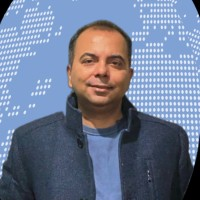
#> input picture resume/assets/images/Sudhanshu.jpeg, 200 x 200 px
$ python og_image.py
#> lines starting #> are read from the running program, lines starting #| are printed output that depends on the picture; after the words box and inside, x2 and y2 are one past the last pixel; in counts of white or black regions, pixels touching at a corner belong together
"""Generate the 1200x630 Open Graph share image for the resume.

Rendered with Pillow using system Arial (Bold/Regular) — no external deps.
Output: resume/assets/og-image.png
"""
from __future__ import annotations
from pathlib import Path
from PIL import Image, ImageDraw, ImageFont

OUT = Path(__file__).resolve().parent.parent / "assets" / "og-image.png"
AVATAR = Path(__file__).resolve().parent.parent / "assets" / "images" / "Sudhanshu.jpeg"

W, H = 1200, 630

# Terminal-theme palette matching the site
BG           = (13, 17, 23)         # #0d1117
PANEL        = (22, 27, 34)         # #161b22
PANEL_HI     = (31, 38, 48)         # #1f2630
LINE         = (48, 54, 61)         # #30363d
INK          = (230, 237, 243)      # #e6edf3
INK_MUTED    = (155, 167, 180)      # #9ba7b4
INK_SUBTLE   = (110, 118, 129)      # #6e7681
GREEN        = (126, 231, 135)      # #7ee787
BLUE         = (121, 192, 255)      # #79c0ff
NIKE_ORANGE  = (255, 133, 51)       # a warm accent for the Nike pill


def font(size: int, weight: str = "regular"):
    # Prefer Arial Bold / regular on macOS
    candidates = {
        "bold":    ["/System/Library/Fonts/Supplemental/Arial Bold.ttf"],
        "black":   ["/System/Library/Fonts/Supplemental/Arial Black.ttf"],
        "regular": ["/System/Library/Fonts/Supplemental/Arial.ttf",
                    "/System/Library/Fonts/Helvetica.ttc"],
    }.get(weight, [])
    for p in candidates:
        if Path(p).exists():
            try:
                return ImageFont.truetype(p, size)
            except OSError:
                pass
    return ImageFont.load_default()


def circular_avatar(size: int) -> Image.Image | None:
    if not AVATAR.exists():
        return None
    img = Image.open(AVATAR).convert("RGB")
    # Cover-crop to square
    w, h = img.size
    s = min(w, h)
    img = img.crop(((w - s) // 2, (h - s) // 2, (w - s) // 2 + s, (h - s) // 2 + s))
    img = img.resize((size, size), Image.LANCZOS)
    mask = Image.new("L", (size, size), 0)
    dm = ImageDraw.Draw(mask)
    dm.ellipse((0, 0, size, size), fill=255)
    out = Image.new("RGB", (size, size), BG)
    out.paste(img, (0, 0), mask=mask)
    # Wrap into RGBA with a mask so we can paste it cleanly
    rgba = out.convert("RGBA")
    rgba.putalpha(mask)
    return rgba


def rounded_rect(dr: ImageDraw.ImageDraw, xy, r, fill=None, outline=None, width=1):
    dr.rounded_rectangle(xy, radius=r, fill=fill, outline=outline, width=width)


def main():
    img = Image.new("RGB", (W, H), BG)
    dr = ImageDraw.Draw(img)

    # Subtle radial "glow" — two soft ellipses painted with alpha
    glow = Image.new("RGBA", (W, H), (0, 0, 0, 0))
#> glow: PIL image 1200x630 RGBA; every value is 0
    gd = ImageDraw.Draw(glow)
    gd.ellipse((-260, -260, 720, 640), fill=(*GREEN, 22))
    gd.ellipse((720, 200, 1560, 900),  fill=(*BLUE,  18))
    img = Image.alpha_composite(img.convert("RGBA"), glow).convert("RGB")
    dr = ImageDraw.Draw(img)

    # Outer 12px border with terminal chrome
    rounded_rect(dr, (24, 24, W-24, H-24), r=18, outline=LINE, width=1)
    # Terminal chrome dots + title
    for i, c in enumerate(((255, 95, 86), (255, 189, 46), (39, 201, 63))):
        dr.ellipse((60 + i*22, 60, 74 + i*22, 74), fill=c)
    dr.text((150, 55), "bash — ~/sudhanshu", fill=INK_SUBTLE, font=font(18, "regular"))

    # Prompt line
    dr.text((60, 115), "$", fill=GREEN, font=font(22, "bold"))
    dr.text((88, 115), "whoami", fill=INK, font=font(22, "bold"))

    # Avatar (circular) — left side
    av = circular_avatar(180)
#> in circular_avatar, img is the input picture: PIL image 200x200 RGB; mean R, G, B 110.3, 121.8, 145.7
#> in circular_avatar, `img = img.resize((size, size), Image.LANCZOS)`:
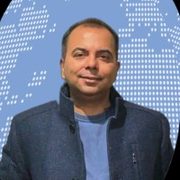
#> img: PIL image 180x180 RGB; mean R, G, B 110.3, 121.8, 145.6
#> in circular_avatar, `mask = Image.new("L", (size, size), 0)`: mask: PIL image 180x180 L; every value is 0
#> in circular_avatar, `out = Image.new("RGB", (size, size), BG)`:
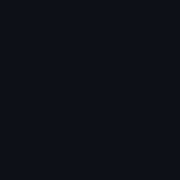
#> out: PIL image 180x180 RGB; mean R, G, B 13, 17, 23
#> in circular_avatar, `out.paste(img, (0, 0), mask=mask)`:
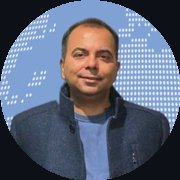
#> out: PIL image 180x180 RGB; mean R, G, B 93, 101.4, 120.9
#> in circular_avatar, `rgba.putalpha(mask)`:
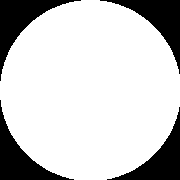
#> mask: PIL image 180x180 L; 79.2% white; 4 black regions, box (x1, y1, x2, y2) and area: (0, 0, 81, 81) 1765, (100, 0, 180, 74) 1684, (0, 100, 74, 180) 1684, (107, 107, 180, 180) 1604
#> in circular_avatar, `rgba.putalpha(mask)`:
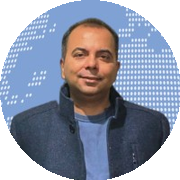
#> rgba: PIL image 180x180 RGBA; mean R, G, B, A 93, 101.4, 120.9, 202; transparent parts drawn white
    if av is not None:
        # Nice accent ring behind
        dr.ellipse((50-6, 175-6, 50+180+6, 175+180+6), outline=GREEN, width=3)
        img.paste(av, (50, 175), av)
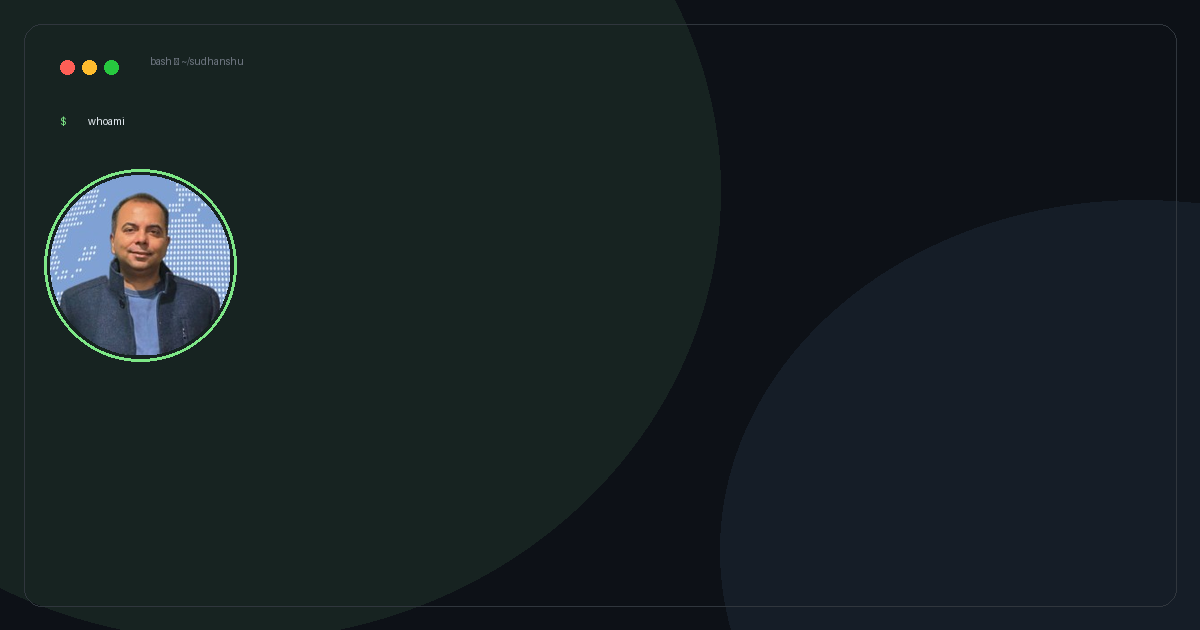
#> img: PIL image 1200x630 RGB; mean R, G, B 23.8, 33.2, 36.4
    dr = ImageDraw.Draw(img)

    # Name
    dr.text((260, 180), "Sudhanshu Bhatnagar", fill=INK, font=font(56, "black"))
    # Title
    dr.text((260, 254), "Principal Technical Program Manager", fill=GREEN, font=font(28, "bold"))

    # "Currently @ Nike" pill
    pill_x, pill_y = 260, 306
    pill_text = "Currently @ Nike · Global Merchandising · Beaverton, OR"
    tw = dr.textlength(pill_text, font=font(20, "bold"))
#> tw = 260
    rounded_rect(dr, (pill_x, pill_y, pill_x + tw + 40, pill_y + 42),
                 r=999, fill=(20, 40, 30), outline=GREEN, width=1)
    dr.ellipse((pill_x + 14, pill_y + 15, pill_x + 26, pill_y + 27), fill=GREEN)
    dr.text((pill_x + 34, pill_y + 8), pill_text, fill=INK, font=font(20, "bold"))

    # Metric strip — 4 large numbers across the bottom
    metrics = [
        ("22+",    "years"),
        ("1000+",  "global stores"),
        ("8",      "countries"),
        ("$40M",   "saved · Amazon B2B"),
        ("99.99%", "availability"),
    ]
    strip_top = 420
    strip_h = 130
    cell_w = (W - 100) // len(metrics)
    for i, (num, lbl) in enumerate(metrics):
        cx = 50 + i * cell_w + cell_w // 2
        # Number
        f_num = font(56, "black")
        num_w = dr.textlength(num, font=f_num)
        dr.text((cx - num_w / 2, strip_top), num, fill=GREEN, font=f_num)
        # Label
        f_lbl = font(18, "regular")
        lbl_w = dr.textlength(lbl, font=f_lbl)
        dr.text((cx - lbl_w / 2, strip_top + 74), lbl, fill=INK_MUTED, font=f_lbl)
        # Divider (except last)
        if i < len(metrics) - 1:
            dr.line((50 + (i + 1) * cell_w, strip_top + 6, 50 + (i + 1) * cell_w, strip_top + strip_h - 6),
                    fill=LINE, width=1)
#> this loop made 5 passes
#> (num_w, lbl_w) on passes 1 to 5: (19, 24), (31, 56), (6, 44), (28, 89), (33, 49)

    # Footer URL + prompt caret
    dr.text((60, H - 76), "→", fill=GREEN, font=font(22, "bold"))
    dr.text((90, H - 76), "sudhanshu311.github.io/resume", fill=BLUE, font=font(22, "bold"))

    dr.text((W - 340, H - 76), "22+ yrs · Nike · Lululemon · Amazon", fill=INK_SUBTLE, font=font(16, "regular"))

    OUT.parent.mkdir(parents=True, exist_ok=True)
    img.save(OUT, "PNG", optimize=True)
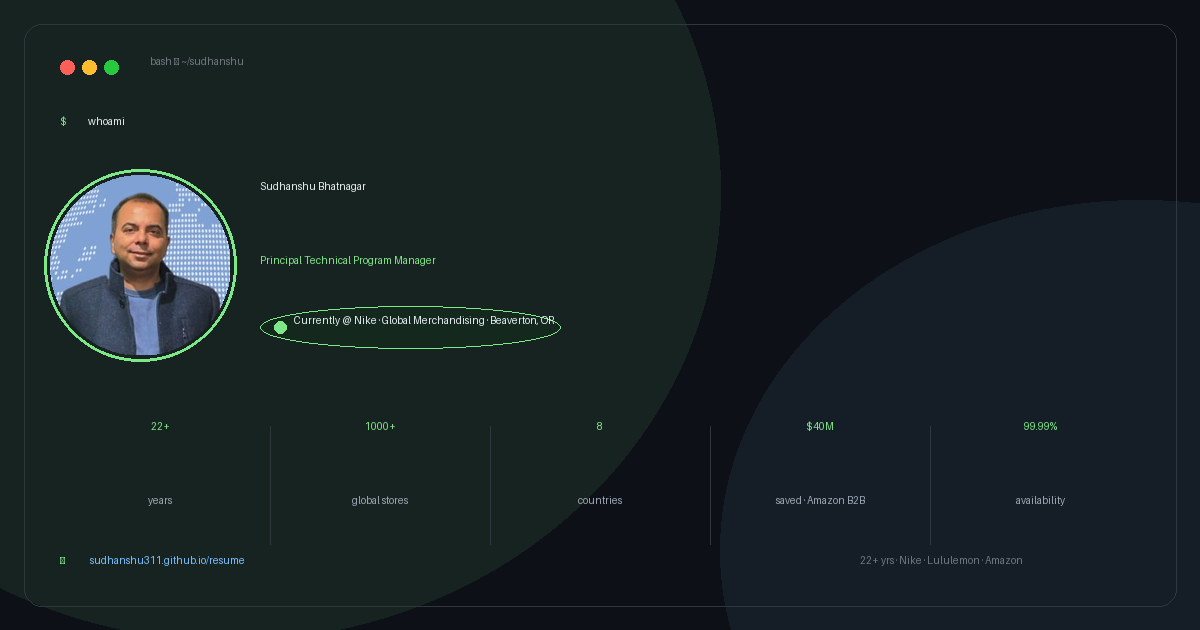
#> saved as og-image.png: PIL image 1200x630 RGB; mean R, G, B 24.4, 34, 37
    print(f"wrote {OUT}  ({OUT.stat().st_size // 1024} KB)")


if __name__ == "__main__":
    main()
